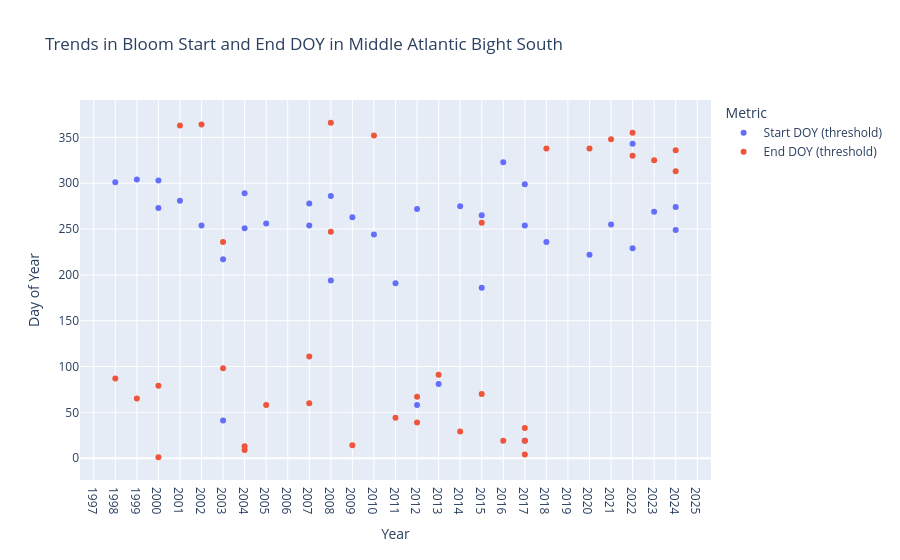
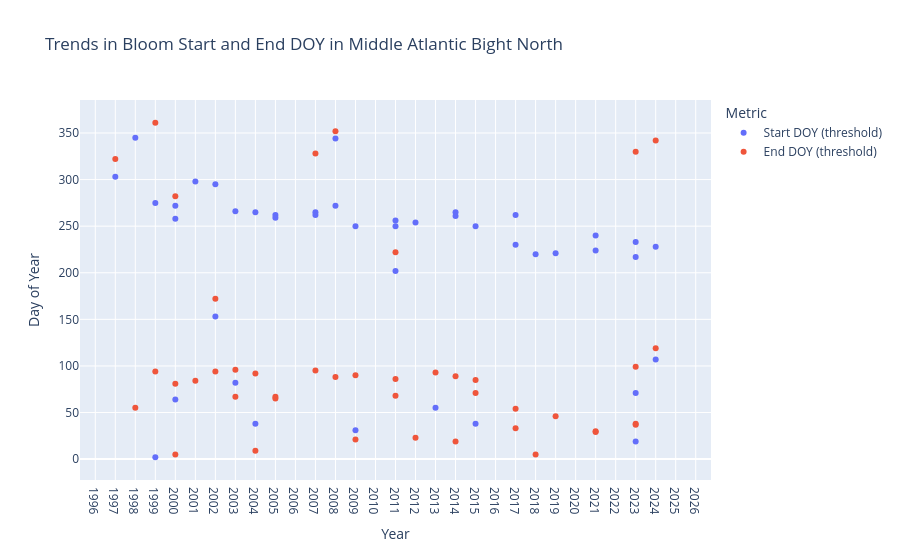
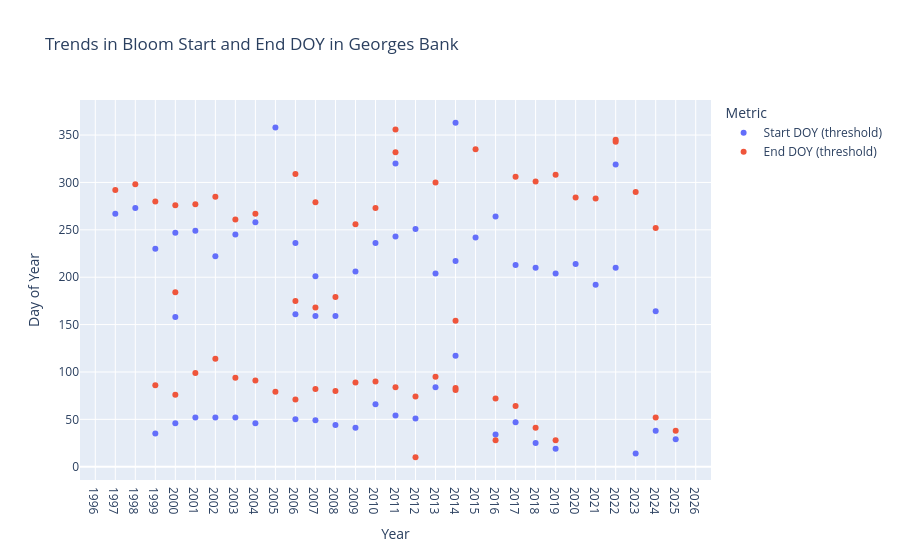
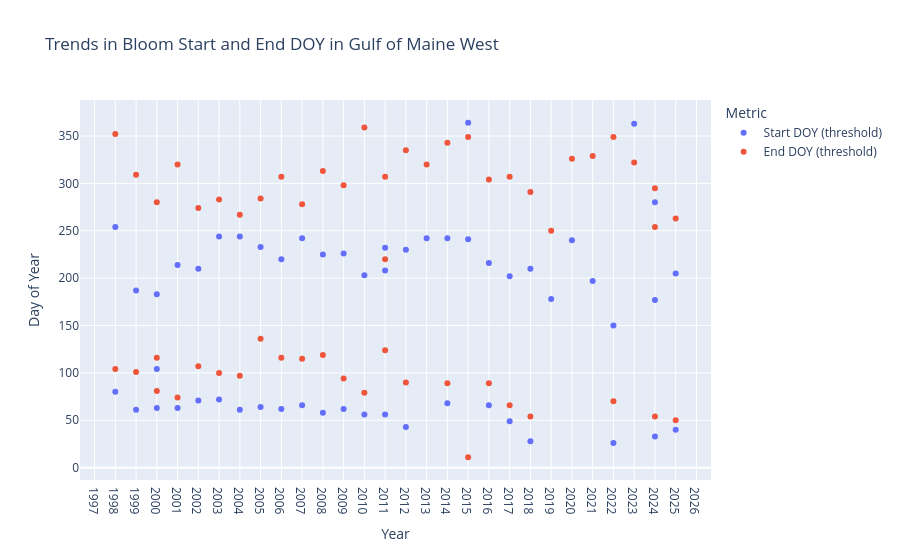

The cell these charts' notebook holds for them, in order:
### Code cell
csv_data = [bloom_MABS,bloom_MABN,bloom_GB,bloom_GOMW,bloom_GOME]
titles = ["Middle Atlantic Bight South", "Middle Atlantic Bight North", "Georges Bank", "Gulf of Maine West", "Gulf of Maine East"]
for x in range(5):
    data = csv_data[x]
    fig = px.scatter(
        data,
        x='Year',
        y=["Start DOY (threshold)", "End DOY (threshold)"],
        #trendline="ols",
        title= f"Trends in Bloom Start and End DOY in {titles[x]}",
        labels={"value": "Day of Year", "variable": "Metric"}
    )
    fig.update_xaxes(
        dtick="M12",
        tickformat="%Y",
        ticklabelmode="period"
    )
    fig.show()
    fig.write_html(rf"C:\Users\grace.davis\Documents\GitHub\phytoplankton_Hollings_project\Figures\{titles[x]}_DOY_threshold_Scatter.html")
#results = px.get_trendline_results(fig)
#print(results.px_fit_results.iloc[0].summary())

### Figure 1 — Plotly figure (JSON) as saved in the notebook; plotly's stock layout.template omitted (floating-point values rounded to 4 significant figures)
{"data": [{"hovertemplate": "Metric=Start DOY (threshold)<br>Year=%{x}<br>Day of Year=%{y}<extra></extra>", "legendgroup": "Start DOY (threshold)", "marker": {"color": "#636efa", "symbol": "circle"}, "mode": "markers", "name": "Start DOY (threshold)", "orientation": "v", "showlegend": true, "type": "scatter", "x": [1998, 1999, 2000, 2000, 2001, 2002, 2003, 2003, 2004, 2004, 2005, 2007, 2007, 2008, 2008, 2009, 2010, 2011, 2012, 2012, 2013, 2014, 2015, 2015, 2016, 2017, 2017, 2017, 2018, 2020, 2021, 2022, 2022, 2023, 2024, 2024], "xaxis": "x", "y": [301, 304, 273, 303, 281, 254, 41, 217, 289, 251, 256, 254, 278, 194, 286, 263, 244, 191, 58, 272, 81, 275, 265, 186, 323, 299, 19, 254, 236, 222, 255, 229, 343, 269, 249, 274], "yaxis": "y"}, {"hovertemplate": "Metric=End DOY (threshold)<br>Year=%{x}<br>Day of Year=%{y}<extra></extra>", "legendgroup": "End DOY (threshold)", "marker": {"color": "#EF553B", "symbol": "circle"}, "mode": "markers", "name": "End DOY (threshold)", "orientation": "v", "showlegend": true, "type": "scatter", "x": [1998, 1999, 2000, 2000, 2001, 2002, 2003, 2003, 2004, 2004, 2005, 2007, 2007, 2008, 2008, 2009, 2010, 2011, 2012, 2012, 2013, 2014, 2015, 2015, 2016, 2017, 2017, 2017, 2018, 2020, 2021, 2022, 2022, 2023, 2024, 2024], "xaxis": "x", "y": [87, 65, 1, 79, 363, 364, 98, 236, 9, 13, 58, 60, 111, 247, 366, 14, 352, 44, 67, 39, 91, 29, 70, 257, 19, 4, 33, 19, 338, 338, 348, 330, 355, 325, 336, 313], "yaxis": "y"}], "layout": {"legend": {"title": {"text": "Metric"}, "tracegroupgap": 0}, "title": {"text": "Trends in Bloom Start and End DOY in Middle Atlantic Bight South"}, "xaxis": {"anchor": "y", "domain": [0, 1], "dtick": "M12", "tickformat": "%Y", "ticklabelmode": "period", "title": {"text": "Year"}}, "yaxis": {"anchor": "x", "domain": [0, 1], "title": {"text": "Day of Year"}}}}

### Figure 2 — Plotly figure (JSON) as saved in the notebook; plotly's stock layout.template omitted (floating-point values rounded to 4 significant figures)
{"data": [{"hovertemplate": "Metric=Start DOY (threshold)<br>Year=%{x}<br>Day of Year=%{y}<extra></extra>", "legendgroup": "Start DOY (threshold)", "marker": {"color": "#636efa", "symbol": "circle"}, "mode": "markers", "name": "Start DOY (threshold)", "orientation": "v", "showlegend": true, "type": "scatter", "x": [1997, 1998, 1999, 1999, 2000, 2000, 2000, 2001, 2002, 2002, 2003, 2003, 2004, 2004, 2005, 2005, 2007, 2007, 2008, 2008, 2009, 2009, 2011, 2011, 2011, 2012, 2013, 2014, 2014, 2015, 2015, 2017, 2017, 2018, 2019, 2021, 2021, 2023, 2023, 2023, 2023, 2024, 2024, 2025], "xaxis": "x", "y": [303.0, 345.0, 275.0, 2.0, 272.0, 64.0, 258.0, 298.0, 295.0, 153.0, 266.0, 82.0, 265.0, 38.0, 262.0, 259.0, 265.0, 262.0, 344.0, 272.0, 31.0, 250.0, 250.0, 202.0, 256.0, 254.0, 55.0, 265.0, 261.0, 38.0, 250.0, 262.0, 230.0, 220.0, 221.0, 240.0, 224.0, 233.0, 19.0, 71.0, 217.0, 107.0, 228.0, NaN], "yaxis": "y"}, {"hovertemplate": "Metric=End DOY (threshold)<br>Year=%{x}<br>Day of Year=%{y}<extra></extra>", "legendgroup": "End DOY (threshold)", "marker": {"color": "#EF553B", "symbol": "circle"}, "mode": "markers", "name": "End DOY (threshold)", "orientation": "v", "showlegend": true, "type": "scatter", "x": [1997, 1998, 1999, 1999, 2000, 2000, 2000, 2001, 2002, 2002, 2003, 2003, 2004, 2004, 2005, 2005, 2007, 2007, 2008, 2008, 2009, 2009, 2011, 2011, 2011, 2012, 2013, 2014, 2014, 2015, 2015, 2017, 2017, 2018, 2019, 2021, 2021, 2023, 2023, 2023, 2023, 2024, 2024, 2025], "xaxis": "x", "y": [322.0, 55.0, 361.0, 94.0, 5.0, 81.0, 282.0, 84.0, 94.0, 172.0, 67.0, 96.0, 9.0, 92.0, 67.0, 65.0, 95.0, 328.0, 88.0, 352.0, 90.0, 21.0, 86.0, 222.0, 68.0, 23.0, 93.0, 89.0, 19.0, 85.0, 71.0, 33.0, 54.0, 5.0, 46.0, 30.0, 29.0, 330.0, 38.0, 99.0, 37.0, 119.0, 342.0, NaN], "yaxis": "y"}], "layout": {"legend": {"title": {"text": "Metric"}, "tracegroupgap": 0}, "title": {"text": "Trends in Bloom Start and End DOY in Middle Atlantic Bight North"}, "xaxis": {"anchor": "y", "domain": [0, 1], "dtick": "M12", "tickformat": "%Y", "ticklabelmode": "period", "title": {"text": "Year"}}, "yaxis": {"anchor": "x", "domain": [0, 1], "title": {"text": "Day of Year"}}}}

### Figure 3 — Plotly figure (JSON) as saved in the notebook; plotly's stock layout.template omitted (floating-point values rounded to 4 significant figures)
{"data": [{"hovertemplate": "Metric=Start DOY (threshold)<br>Year=%{x}<br>Day of Year=%{y}<extra></extra>", "legendgroup": "Start DOY (threshold)", "marker": {"color": "#636efa", "symbol": "circle"}, "mode": "markers", "name": "Start DOY (threshold)", "orientation": "v", "showlegend": true, "type": "scatter", "x": [1997, 1998, 1999, 1999, 2000, 2000, 2000, 2001, 2001, 2002, 2002, 2003, 2003, 2004, 2004, 2005, 2006, 2006, 2006, 2007, 2007, 2007, 2008, 2008, 2009, 2009, 2010, 2010, 2011, 2011, 2011, 2012, 2012, 2013, 2013, 2014, 2014, 2014, 2015, 2016, 2016, 2017, 2017, 2018, 2018, 2019, 2019, 2020, 2021, 2022, 2022, 2023, 2024, 2024, 2025, 2025], "xaxis": "x", "y": [267.0, 273.0, 35.0, 230.0, 46.0, 158.0, 247.0, 52.0, 249.0, 52.0, 222.0, 52.0, 245.0, 46.0, 258.0, 358.0, 50.0, 161.0, 236.0, 49.0, 159.0, 201.0, 44.0, 159.0, 41.0, 206.0, 66.0, 236.0, 320.0, 54.0, 243.0, 51.0, 251.0, 84.0, 204.0, 363.0, 117.0, 217.0, 242.0, 34.0, 264.0, 47.0, 213.0, 25.0, 210.0, 19.0, 204.0, 214.0, 192.0, 319.0, 210.0, 14.0, 38.0, 164.0, 29.0, NaN], "yaxis": "y"}, {"hovertemplate": "Metric=End DOY (threshold)<br>Year=%{x}<br>Day of Year=%{y}<extra></extra>", "legendgroup": "End DOY (threshold)", "marker": {"color": "#EF553B", "symbol": "circle"}, "mode": "markers", "name": "End DOY (threshold)", "orientation": "v", "showlegend": true, "type": "scatter", "x": [1997, 1998, 1999, 1999, 2000, 2000, 2000, 2001, 2001, 2002, 2002, 2003, 2003, 2004, 2004, 2005, 2006, 2006, 2006, 2007, 2007, 2007, 2008, 2008, 2009, 2009, 2010, 2010, 2011, 2011, 2011, 2012, 2012, 2013, 2013, 2014, 2014, 2014, 2015, 2016, 2016, 2017, 2017, 2018, 2018, 2019, 2019, 2020, 2021, 2022, 2022, 2023, 2024, 2024, 2025, 2025], "xaxis": "x", "y": [292.0, 298.0, 86.0, 280.0, 76.0, 184.0, 276.0, 99.0, 277.0, 114.0, 285.0, 94.0, 261.0, 91.0, 267.0, 79.0, 71.0, 175.0, 309.0, 82.0, 168.0, 279.0, 80.0, 179.0, 89.0, 256.0, 90.0, 273.0, 356.0, 84.0, 332.0, 74.0, 10.0, 95.0, 300.0, 83.0, 154.0, 81.0, 335.0, 72.0, 28.0, 64.0, 306.0, 41.0, 301.0, 28.0, 308.0, 284.0, 283.0, 343.0, 345.0, 290.0, 52.0, 252.0, 38.0, NaN], "yaxis": "y"}], "layout": {"legend": {"title": {"text": "Metric"}, "tracegroupgap": 0}, "title": {"text": "Trends in Bloom Start and End DOY in Georges Bank"}, "xaxis": {"anchor": "y", "domain": [0, 1], "dtick": "M12", "tickformat": "%Y", "ticklabelmode": "period", "title": {"text": "Year"}}, "yaxis": {"anchor": "x", "domain": [0, 1], "title": {"text": "Day of Year"}}}}

### Figure 4 — Plotly figure (JSON) as saved in the notebook; plotly's stock layout.template omitted (floating-point values rounded to 4 significant figures)
{"data": [{"hovertemplate": "Metric=Start DOY (threshold)<br>Year=%{x}<br>Day of Year=%{y}<extra></extra>", "legendgroup": "Start DOY (threshold)", "marker": {"color": "#636efa", "symbol": "circle"}, "mode": "markers", "name": "Start DOY (threshold)", "orientation": "v", "showlegend": true, "type": "scatter", "x": [1998, 1998, 1999, 1999, 2000, 2000, 2000, 2001, 2001, 2002, 2002, 2003, 2003, 2004, 2004, 2005, 2005, 2006, 2006, 2007, 2007, 2008, 2008, 2009, 2009, 2010, 2010, 2011, 2011, 2011, 2012, 2012, 2013, 2014, 2014, 2015, 2015, 2016, 2016, 2017, 2017, 2018, 2018, 2019, 2020, 2021, 2022, 2022, 2023, 2024, 2024, 2024, 2025, 2025], "xaxis": "x", "y": [80, 254, 61, 187, 63, 104, 183, 63, 214, 71, 210, 72, 244, 61, 244, 64, 233, 62, 220, 66, 242, 58, 225, 62, 226, 56, 203, 56, 208, 232, 43, 230, 242, 68, 242, 364, 241, 66, 216, 49, 202, 28, 210, 178, 240, 197, 26, 150, 363, 33, 177, 280, 40, 205], "yaxis": "y"}, {"hovertemplate": "Metric=End DOY (threshold)<br>Year=%{x}<br>Day of Year=%{y}<extra></extra>", "legendgroup": "End DOY (threshold)", "marker": {"color": "#EF553B", "symbol": "circle"}, "mode": "markers", "name": "End DOY (threshold)", "orientation": "v", "showlegend": true, "type": "scatter", "x": [1998, 1998, 1999, 1999, 2000, 2000, 2000, 2001, 2001, 2002, 2002, 2003, 2003, 2004, 2004, 2005, 2005, 2006, 2006, 2007, 2007, 2008, 2008, 2009, 2009, 2010, 2010, 2011, 2011, 2011, 2012, 2012, 2013, 2014, 2014, 2015, 2015, 2016, 2016, 2017, 2017, 2018, 2018, 2019, 2020, 2021, 2022, 2022, 2023, 2024, 2024, 2024, 2025, 2025], "xaxis": "x", "y": [104, 352, 101, 309, 81, 116, 280, 74, 320, 107, 274, 100, 283, 97, 267, 136, 284, 116, 307, 115, 278, 119, 313, 94, 298, 79, 359, 124, 220, 307, 90, 335, 320, 89, 343, 11, 349, 89, 304, 66, 307, 54, 291, 250, 326, 329, 70, 349, 322, 54, 254, 295, 50, 263], "yaxis": "y"}], "layout": {"legend": {"title": {"text": "Metric"}, "tracegroupgap": 0}, "title": {"text": "Trends in Bloom Start and End DOY in Gulf of Maine West"}, "xaxis": {"anchor": "y", "domain": [0, 1], "dtick": "M12", "tickformat": "%Y", "ticklabelmode": "period", "title": {"text": "Year"}}, "yaxis": {"anchor": "x", "domain": [0, 1], "title": {"text": "Day of Year"}}}}
